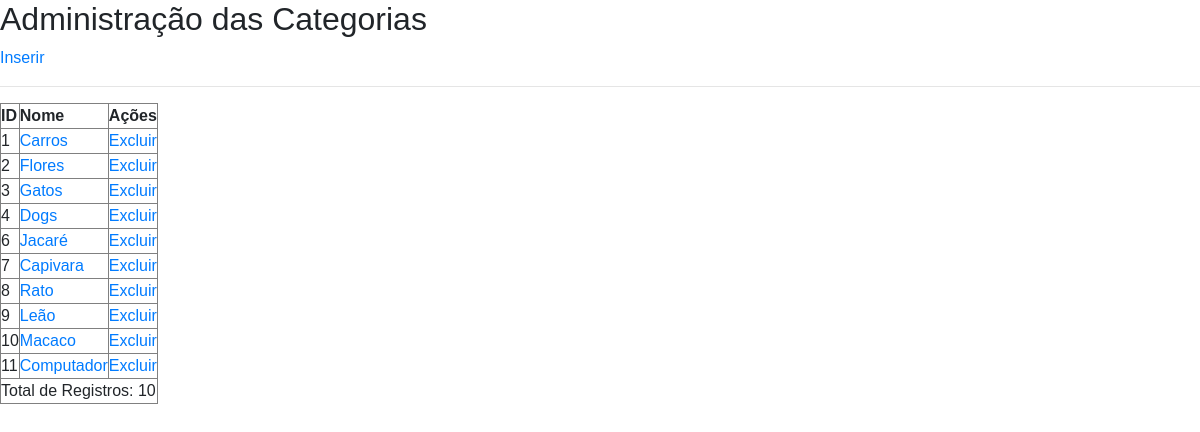
/admin/categoria-lista.php, run on an earlier commit of the app's database.
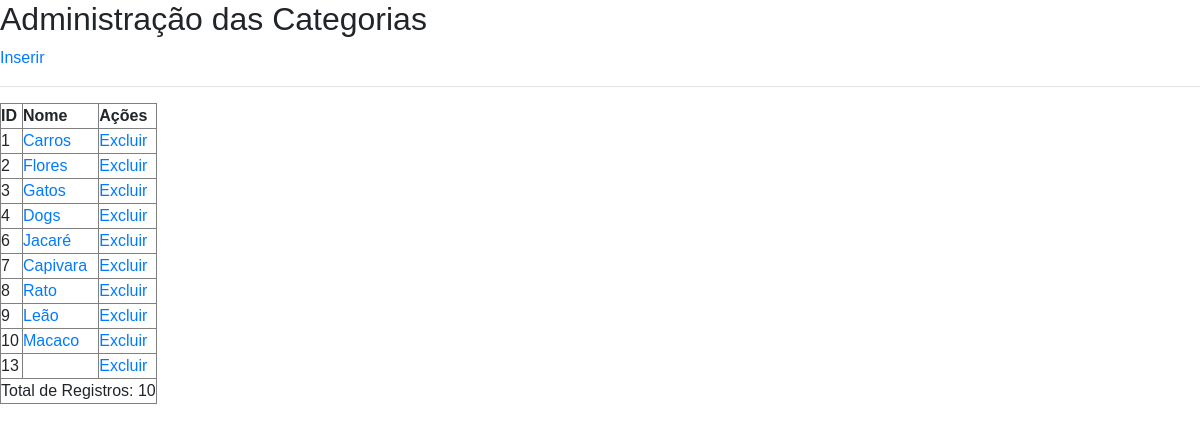
And on a later commit of the database.
### tables this page shows
CREATE TABLE `categorias` (
  `CategoriaID` int(11) NOT NULL,
  `Nome` varchar(100) NOT NULL,
  `Descricao` longtext NOT NULL,
  `Imagem` varchar(255) NOT NULL,
  `Ativo` tinyint(1) NOT NULL
);

### admin/categoria-lista.php (the view, shortened to what this page needs)
<?php
include_once '../admin/_head.php';
$sql = "SELECT * FROM categorias";
$resultado = mysqli_query($conn,$sql);
$total = mysqli_num_rows($resultado);
?>
    <main>
        <h2>Administração das Categorias</h2>
        <a href="categoria-salvar.php">Inserir</a>
        <hr>
        <table border="1">
            <tr>
                <th>ID</th>
                <th>Nome</th>
                <th>Ações</th>
            </tr>
            <?php
            if($resultado){
                while ($dado = mysqli_fetch_array($resultado)) {
            ?>
            <tr>
                <td><?php echo $dado['CategoriaID'];?></td>
                <td><a href="categoria-salvar.php?acao=salvar&id=<?php echo $dado['CategoriaID'];?>"><?php echo $dado['Nome'];?></a></td>
                <td><a href="categoria-processa.php?acao=excluir&id=<?php echo $dado['CategoriaID'];?>">Excluir</a></td>
            </tr>
            <?php
                }
            }else{
            ?>
            <tr>
                <td colspan="3">Rusultados não encontradas</td>
            </tr>
            <?php
            }
            ?>
            <tr>
                <td colspan="3">Total de Registros: <?php echo $total;?></td>
            </tr>
        </table>
    </main>
<?php
include_once '../admin/_footer.php';
?>

What changed in the data, as far as the page shows it:
removed categorias: CategoriaID "11", Nome "Computador"
added categorias: CategoriaID "13"
